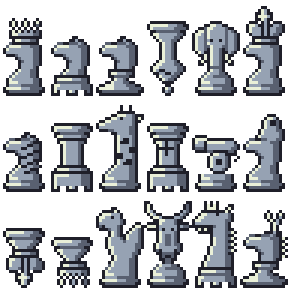
#> input picture Assets/AssetStore/fairy_chess_white/fairy_chess_white_sheet.png, 96 x 96 px (shown 3 times larger); its folder holds only this picture in this run
$ python slice_sheet.py fairy_chess_white_sheet.png
#> lines starting #> are read from the running program, lines starting #| are printed output that depends on the picture
#!/usr/bin/env python3
"""
Fairy chess sprite sheet slicer
- 시트(PNG)를 기물별 PNG로 잘라 저장합니다.
- 같은 폴더에 JSON이 있으면 JSON의 좌표/이름을 사용하고, 없으면 16x32 격자로 자릅니다.

사용법:
    python slice_sheet.py fairy_chess_white_sheet.png
    python slice_sheet.py fairy_chess_white_sheet.png --out pieces --scale 4
    python slice_sheet.py my_sheet.png --cell 16x32        (JSON 없이 격자로)

필요: Pillow  (pip install pillow)
"""
import argparse
import json
import os
import sys

from PIL import Image

DEFAULT_NAMES = [
    "amazon", "chancellor", "archbishop", "ferz", "alfil", "centaur",
    "zebra", "dabbaba", "giraffe", "wazir", "cannon", "nightrider",
    "mann", "grasshopper", "camel", "wildebeest", "dragon_king", "dragon_horse",
]


def frames_from_json(path):
    with open(path, encoding="utf-8") as f:
        data = json.load(f)
    out = []
    for key, fr in data["frames"].items():
        r = fr["frame"]
        out.append((fr.get("index", len(out)), os.path.splitext(key)[0],
                    (r["x"], r["y"], r["x"] + r["w"], r["y"] + r["h"])))
    out.sort()
    return [(name, box) for _, name, box in out]


def frames_from_grid(im, cw, ch):
    cols, rows = im.width // cw, im.height // ch
    out = []
    for i in range(cols * rows):
        x, y = (i % cols) * cw, (i // cols) * ch
        name = DEFAULT_NAMES[i] if i < len(DEFAULT_NAMES) else f"piece_{i:02d}"
        out.append((name, (x, y, x + cw, y + ch)))
    return out


def main():
    ap = argparse.ArgumentParser(description="Slice a sprite sheet into PNGs")
    ap.add_argument("sheet")
    ap.add_argument("--json", help="frame JSON (default: <sheet>.json if present)")
    ap.add_argument("--out", default="pieces", help="output folder")
    ap.add_argument("--cell", default="16x32", help="cell size when no JSON, e.g. 16x32")
    ap.add_argument("--scale", type=int, default=1, help="nearest-neighbour upscale (1 = original)")
    ap.add_argument("--no-index", action="store_true", help="omit 01_ prefix in filenames")
    a = ap.parse_args()

    im = Image.open(a.sheet).convert("RGBA")
#> im is the input picture: PIL image 96x96 RGBA; mean R, G, B, A 49.5, 52.3, 56.9, 121.6
    js = a.json or os.path.splitext(a.sheet)[0] + ".json"
    if os.path.exists(js):
        frames = frames_from_json(js)
        print(f"using {js}")
    else:
        cw, ch = (int(v) for v in a.cell.lower().split("x"))
        frames = frames_from_grid(im, cw, ch)
#> frames = 18 items
        print(f"using grid {cw}x{ch}")

    os.makedirs(a.out, exist_ok=True)
    n = 0
    for i, (name, box) in enumerate(frames):
        tile = im.crop(box)
        if tile.getbbox() is None:   # 빈 칸은 건너뜀
            continue
        if a.scale > 1:
            tile = tile.resize((tile.width * a.scale, tile.height * a.scale), Image.NEAREST)
        fn = f"{name}.png" if a.no_index else f"{i + 1:02d}_{name}.png"
        tile.save(os.path.join(a.out, fn))
        n += 1
#> this loop made 18 passes
#> (name, box, fn) on passes 1 to 12: ('amazon', (0, 0, 16, 32), '01_amazon.png'), ('chancellor', (16, 0, 32, 32), '02_chancellor.png'), ('archbishop', (32, 0, 48, 32), '03_archbishop.png'), ('ferz', (48, 0, 64, 32), '04_ferz.png'), ('alfil', (64, 0, 80, 32), '05_alfil.png'), ('centaur', (80, 0, 96, 32), '06_centaur.png'), ('zebra', (0, 32, 16, 64), '07_zebra.png'), ('dabbaba', (16, 32, 32, 64), '08_dabbaba.png'), ('giraffe', (32, 32, 48, 64), '09_giraffe.png'), ('wazir', (48, 32, 64, 64), '10_wazir.png'), ('cannon', (64, 32, 80, 64), '11_cannon.png'), ('nightrider', (80, 32, 96, 64), '12_nightrider.png')
#> pass 1, in main, `tile = im.crop(box)`:
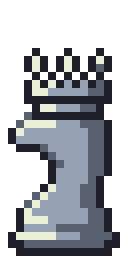
#> tile: PIL image 16x32 RGBA (shown 8 times larger); mean R, G, B, A 52.5, 55.6, 60.6, 131; transparent parts drawn white
#> pass 2, in main, `tile = im.crop(box)`:
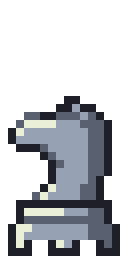
#> tile: PIL image 16x32 RGBA (shown 8 times larger); mean R, G, B, A 40.3, 42.8, 47.1, 99.6; transparent parts drawn white
#> pass 3, in main, `tile = im.crop(box)`:
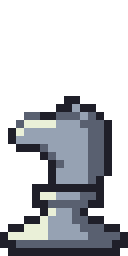
#> tile: PIL image 16x32 RGBA (shown 8 times larger); mean R, G, B, A 38.9, 41.2, 45.5, 100.6; transparent parts drawn white
#> after the loop:
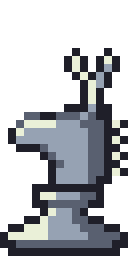
#> tile: PIL image 16x32 RGBA (shown 8 times larger); mean R, G, B, A 46.5, 49, 53.4, 121; transparent parts drawn white
#> after the loop, n = 18
    print(f"saved {n} sprites -> {a.out}/")
#| saved 18 sprites -> pieces/


if __name__ == "__main__":
    sys.exit(main())
#> (the program exits here)
